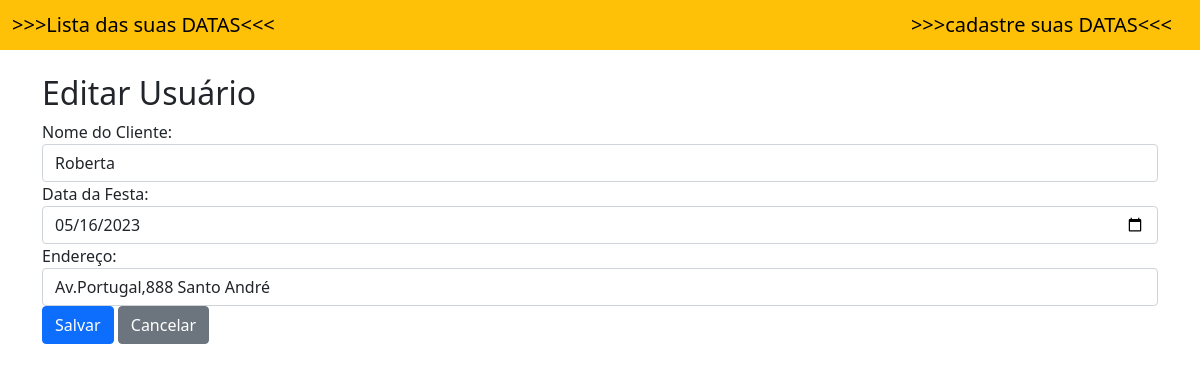
Page /editar_usuario/1/ on the earlier database version.
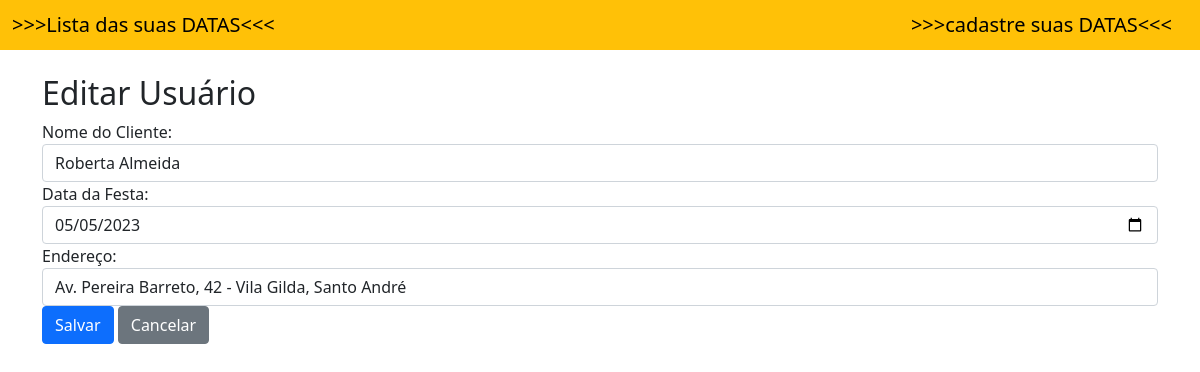
Same page on the later database version.
### app_data/models.py (models this page shows, shortened)
class Usuario(models.Model):
    id_usuario = models.AutoField(primary_key=True)
    nome_cliente = models.TextField(max_length=100, null=False, blank=False, default=None)
    data_da_festa = models.DateField()
    endereco = models.TextField(max_length=600, null=False, blank=False, default=None)

### app_data/views.py (the view)
# urls.py: path('editar_usuario/<int:id>/', views.editar_usuario, name='editar_usuario'),
def editar_usuario(request, id):
    usuario = Usuario.objects.get(id_usuario=id)
    if request.method == 'POST':
        nome_cliente = request.POST.get('nome_cliente')
        data_da_festa = request.POST.get('data_da_festa')
        endereco = request.POST.get('endereco')
        usuario.nome_cliente = nome_cliente
        usuario.data_da_festa = datetime.strptime(data_da_festa, '%Y-%m-%d')
        usuario.endereco = endereco
        usuario.save()
        return redirect('usuarios')
    else:
        return render(request, 'usuarios/editar_usuario.html', {'usuario': usuario})

### templates/usuarios/editar_usuario.html (shortened to what this page needs)
{% extends 'usuarios/base.html' %}
{% load tz %}
{% block conteudo %}
<div class="container"></br>
  <h2>Editar Usuário</h2>
  <form method="POST" action="{% url 'editar_usuario' id=usuario.id_usuario %}">
    <div class="form-group">
      <label for="nome_cliente">Nome do Cliente:</label>
      <input type="text" class="form-control" id="nome_cliente" name="nome_cliente" value="{{ usuario.nome_cliente }}" required>
    </div>
    <div class="form-group">
      <label for="data_da_festa">Data da Festa:</label>
      <input type="date" class="form-control" id="data_da_festa" name="data_da_festa" value="{{ usuario.data_da_festa|date:'Y-m-d' }}" required>
    </div>
    <div class="form-group">
      <label for="endereco">Endereço:</label>
      <input type="text" class="form-control" id="endereco" name="endereco" value="{{ usuario.endereco }}" required>
    </div>
    <button type="submit" class="btn btn-primary">Salvar</button>
    <a href="{% url 'usuarios' %}" class="btn btn-secondary">Cancelar</a>
  </form>
</div>
{% endblock %}

### templates/usuarios/base.html (shortened to what this page needs)
<!doctype html>
<html lang="pt">
  <head>
    <link href="https://cdn.jsdelivr.net/npm/tempusdominus-bootstrap-4@5.1.2/build/css/tempusdominus-bootstrap-4.min.css" rel="stylesheet">
    <link href="https://cdn.jsdelivr.net/npm/bootstrap@5.0.2/dist/css/bootstrap.min.css" rel="stylesheet">
  </head>
  <body>
    <nav  class="navbar navbar-light bg-warning">
        <div class="container-fluid">
          <span class="navbar-brand mb-0 h1"><a style="text-decoration:none;color:black;" href = "{% url 'usuarios' %}">>>>Lista das suas DATAS<<<</a></span>
          <span class="navbar-brand mb-0 h1"><a style="text-decoration:none;color:black;" href = "{% url 'home' %}">>>>cadastre suas DATAS<<<</a></span>
        </div>
      </nav>
      {% block conteudo %}
      {% endblock %}
  </body>
</html>

Differences in the rows shown:
changed Usuario: nome_cliente "Roberta" → "Roberta Almeida"; data_da_festa "05/16/2023" → "05/05/2023"; endereco "Av.Portugal,888 Santo André" → "Av. Pereira Barreto, 42 - Vila Gilda, Santo André"
